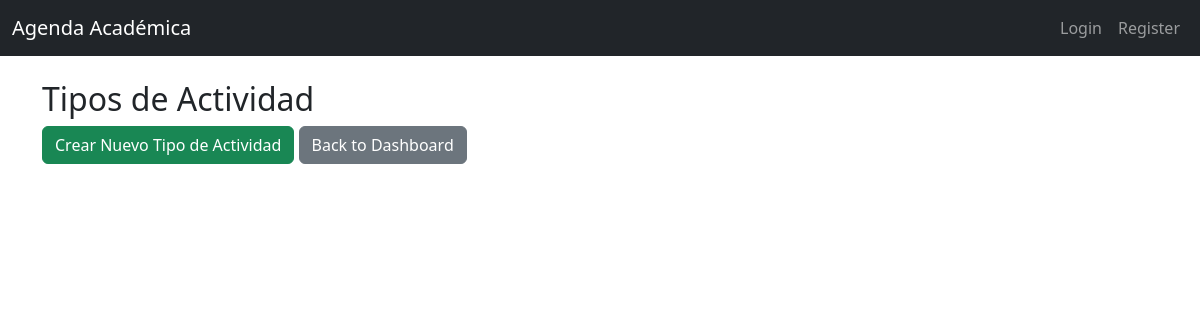
/tipoactividad/, run on an earlier commit of the app's database.
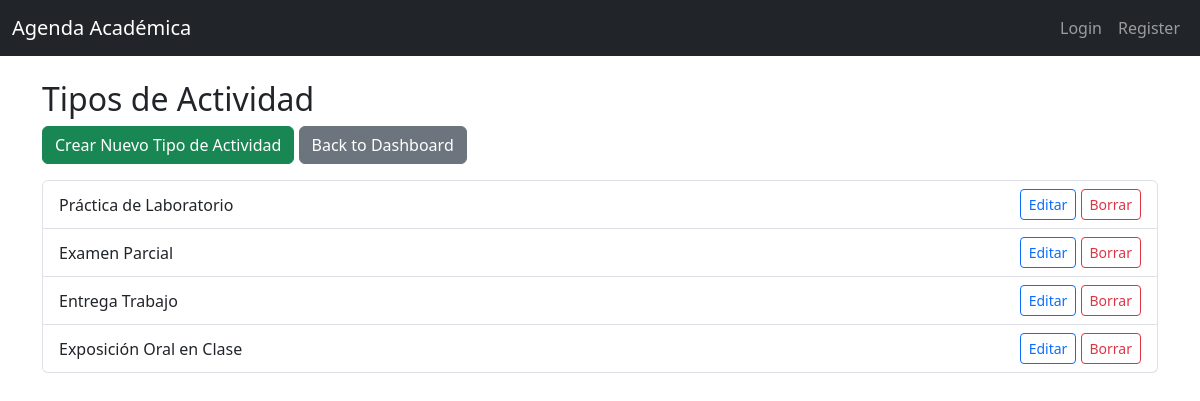
And on a later commit of the database.
### schedule/models.py (models this page shows, shortened)
class TipoActividad(models.Model):
    nombre = models.CharField(max_length=255)

### schedule/views.py (the view)
# urls.py: path('tipoactividad/', schedule_views.TipoActividadListView.as_view(), name='tipoactividad_list'),
class TipoActividadListView(ListView):
    model = TipoActividad
    template_name = 'schedule/tipoactividad_list.html'

### schedule/templates/schedule/tipoactividad_list.html
{% extends 'base.html' %}
{% block content %}
  <h2>Tipos de Actividad</h2>
  <div class="mb-3">
    <a href="{% url 'tipoactividad_create' %}" class="btn btn-success">Crear Nuevo Tipo de Actividad</a>
    <a href="{% url 'admin_dashboard' %}" class="btn btn-secondary">Back to Dashboard</a>
  </div>
  <ul class="list-group">
    {% for tipoactividad in object_list %}
      <li class="list-group-item d-flex justify-content-between align-items-center">
        {{ tipoactividad.nombre }}
        <div>
          <a href="{% url 'tipoactividad_update' tipoactividad.pk %}" class="btn btn-sm btn-outline-primary">Editar</a>
          <a href="{% url 'tipoactividad_delete' tipoactividad.pk %}" class="btn btn-sm btn-outline-danger">Borrar</a>
        </div>
      </li>
    {% endfor %}
  </ul>
{% endblock %}

### templates/base.html (shortened to what this page needs)
<!DOCTYPE html>
<html lang="en">
<head>
    <link href="https://cdn.jsdelivr.net/npm/bootstrap@5.3.3/dist/css/bootstrap.min.css" rel="stylesheet">
</head>
<body>
    <nav class="navbar navbar-expand-lg navbar-dark bg-dark">
        <div class="container-fluid">
            <a class="navbar-brand" href="{% url 'home' %}">Agenda Académica</a>
            <div class="collapse navbar-collapse" id="navbarNav">
                <ul class="navbar-nav ms-auto">
                    {% if user.is_authenticated %}
                        <li class="nav-item">
                            <a class="nav-link" href="{% url 'dashboard_redirect' %}">Dashboard</a>
                        </li>
                        <li class="nav-item">
                            <form action="{% url 'logout' %}" method="post" class="d-inline">
                                {% csrf_token %}
                                <button type="submit" class="nav-link btn btn-link text-light">Logout</button>
                            </form>
                        </li>
                    {% else %}
                        <li class="nav-item">
                            <a class="nav-link" href="{% url 'login' %}">Login</a>
                        </li>
                        <li class="nav-item">
                            <a class="nav-link" href="{% url 'register' %}">Register</a>
                        </li>
                    {% endif %}
                </ul>
            </div>
        </div>
    </nav>
    <div class="container mt-4">
        {% block content %}
        {% endblock %}
    </div>
</body>
</html>

What changed in the data, as far as the page shows it:
added TipoActividad: nombre "Práctica de Laboratorio"
added TipoActividad: nombre "Examen Parcial"
added TipoActividad: nombre "Entrega Trabajo"
added TipoActividad: nombre "Exposición Oral en Clase"
